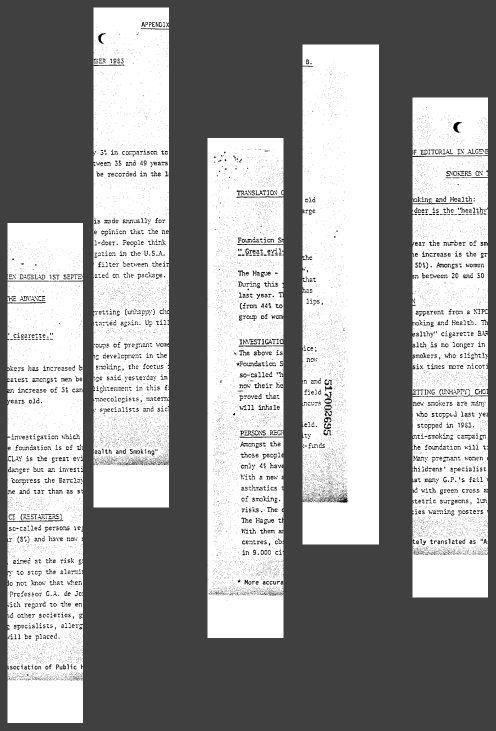
#> input picture data/unrotated_strips/0000009966_20261117_115656.png, 991 x 1461 px (shown at 1/2 size)
$ python helper_run_reconstruction.py
#> lines starting #> are read from the running program, lines starting #| are printed output that depends on the picture; after the words box and inside, x2 and y2 are one past the last pixel; in counts of white or black regions, pixels touching at a corner belong together
### src/utils/io.py
from pathlib import Path
from typing import List
from datetime import datetime
import cv2
import numpy as np

class InvalidImageInputError(Exception):
    """Custom exception raised when file/folder input is invalid."""
    pass

class ImageSaveFailedError(Exception):
    """Custom exception raised when OpenCV fails to save the final image."""
    pass

VALID_EXTENSIONS = {
    ".jpg", ".jpeg", ".jpe", ".png", ".webp", ".bmp", ".dib", ".tiff", ".tif", ".jp2", ".pbm", ".pgm", ".ppm", ".pxm", ".pnm",".exr", ".hdr", ".pic",".sr", ".ras"
}

# [42 lines left out: function get_valid_paths, not called in this run]

def read_image(path_obj: Path) -> np.ndarray:
    """
    Reads an image from the filesystem into a NumPy array.

    Args:
        path_obj (Path): The pathlib.Path object pointing to the image file.

    Returns:
        np.ndarray: A 4-channel (BGR) NumPy array representing the loaded image.

    Raises:
        InvalidImageInputError: If the file cannot be read or decoded into an image array.
    """

    array_img = cv2.imdecode(np.fromfile(str(path_obj), dtype=np.uint8), cv2.IMREAD_COLOR)
#> array_img is the input picture: shape (1461, 991, 3); min 0, max 255, mean 155.8

    if array_img is None:
        raise InvalidImageInputError(f"Failed to read the first image: {path_obj.name}")

    array_img = cv2.cvtColor(array_img, cv2.COLOR_BGR2BGRA)
#> array_img: shape (1461, 991, 4)

    return array_img

# [37 lines left out: function save_image_as_png, not called in this run]

### src/processing/fragment_extractor.py
import cv2
import numpy as np
from models import ImageFragment, EdgePixelAttributionOption, ExtractionMethod
from .image_splitter import split_image

def get_fragment_contours(
    original_image: np.ndarray,
    method: str = ExtractionMethod.FLOOD_FILL.value,
    min_fragment_area: int = 100,
    tolerance: int = 10,
    closing_kernel_size: int = 21
) -> tuple[np.ndarray, np.ndarray]:
    """
    Extracts fragments' contours using the selected method and creates contour masks.

    Args:
        original_image (np.ndarray): Image with fragments to find.
        method (str): Name of the selected extraction method.
        min_fragment_area (int): Minimal area of the fragments on the image in pixels.
        tolerance (int): Maximum color difference allowed when flooding the background (used only in FLOOD_FILL method).
        closing_kernel_size (int): Size of the structural element used for morphological closing to fill gaps (used only in OTSU method).

    Returns:
        tuple[np.ndarray, np.ndarray]: A tuple containing two masks:
            - fragments_mask (np.ndarray): Binary mask matrix where 1 represents a fragment
              and 0 represents the background.
            - contour_mask (np.ndarray): Binary mask matrix where 1 represents the fragments'
              contours and 0 represents the space inside or outside of the fragments.
    """
#> called with method = 'Background flood fill', min_fragment_area = 100, tolerance = 10, closing_kernel_size = 21

    if method == ExtractionMethod.FLOOD_FILL.value:
        foreground = flood_fill_foreground(original_image, tolerance)
#> in flood_fill_foreground, `bg_colour = border_median_colour(pixels)`: bg_colour = [64, 64, 64]
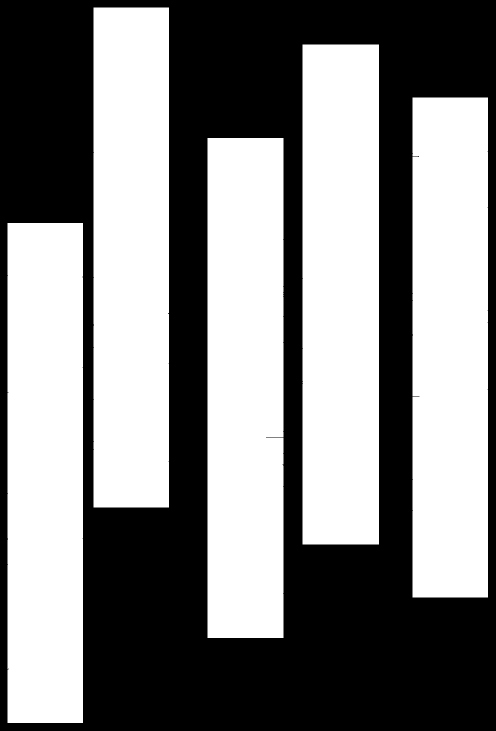
#> foreground: shape (1461, 991) (shown at 1/2 size); values 0 (black) and 1 (white), 52.3% white; 1 black region
    elif method == ExtractionMethod.OTSU.value:
        foreground = otsu_foreground(original_image, closing_kernel_size)
    else:
        raise ValueError(f"Unknown extraction method: {method}")

    height, width = original_image.shape[:2]
    fragments_mask = np.zeros((height, width), dtype=np.uint8)
    contour_mask = np.zeros((height, width), dtype=np.uint8)

    contours, _ = cv2.findContours(foreground, cv2.RETR_EXTERNAL, cv2.CHAIN_APPROX_SIMPLE)
#> contours = 5 contours; box (x1, y1, x2, y2) and area: (605, 89, 758, 1089) 151844, (415, 276, 567, 1276) 150766, (187, 15, 338, 1015) 149836, (15, 446, 166, 1446) 149834, (825, 195, 976, 1195) 149784
    contours = [c for c in contours if cv2.contourArea(c) >= min_fragment_area]

    cv2.drawContours(fragments_mask, contours, -1, 1, cv2.FILLED)
    cv2.drawContours(contour_mask, contours, -1, 1, 1)
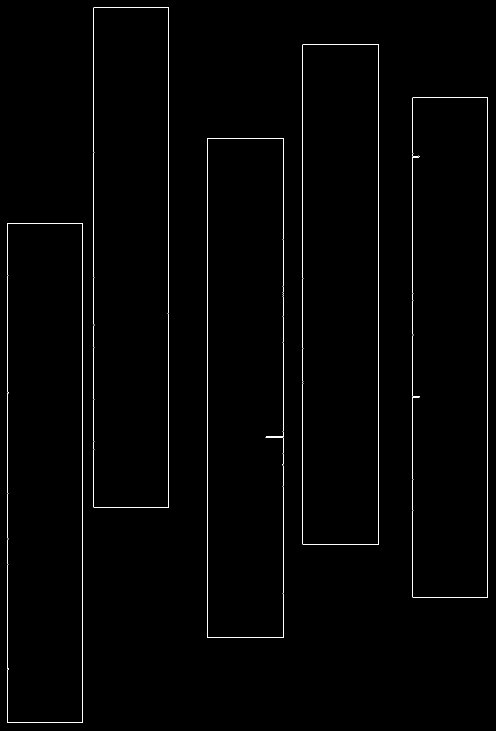
#> contour_mask: shape (1461, 991) (shown at 1/2 size); values 0 (black) and 1 (white), 0.8% white in thin lines or dots

    return fragments_mask, contour_mask

def flood_fill_foreground(original_image: np.ndarray, tolerance: int = 10) -> np.ndarray:
    """
    Floods the image's background to find the fragments' contours.

    Args:
        original_image (np.ndarray): Image with fragments to find.
        tolerance (int): Maximum color difference allowed when flooding the background.

    Returns:
        np.ndarray: Binary mask of the foreground where 1 represents the fragments and 0 represents the background.
    """

    if original_image.ndim == 2:
        pixels = np.ascontiguousarray(original_image)
    else:
        pixels = np.ascontiguousarray(original_image[..., :3])

    bg_colour = border_median_colour(pixels)
    framed = cv2.copyMakeBorder(pixels, 1, 1, 1, 1, cv2.BORDER_CONSTANT, value=bg_colour)

    height, width = framed.shape[:2]
    flood_mask = np.zeros((height + 2, width + 2), dtype=np.uint8)
    flags = 4 | cv2.FLOODFILL_MASK_ONLY | cv2.FLOODFILL_FIXED_RANGE | (1 << 8)
    diff = (tolerance,) * 3
    cv2.floodFill(framed, flood_mask, (0, 0), 0, diff, diff, flags)

    background = flood_mask[2:-2, 2:-2]
    return (background == 0).astype(np.uint8)

# [28 lines left out: function otsu_foreground, not called in this run]

def extract_fragments(
    original_image: np.ndarray,
    fragments_mask: np.ndarray
) -> list[ImageFragment]:
    """
    Converts a binary mask of fragments into a list of isolated ImageFragment objects.

    Args:
        original_image (np.ndarray): The source image array containing the fragments.
        fragments_mask (np.ndarray): A binary mask where 1 represents the fragments and 0 represents the background.

    Returns:
        list[ImageFragment]: A list of extracted image fragments with their bounding box data and alpha channels.
    """

    split_mask = (fragments_mask == 0).astype(np.uint8)
#> split_mask: shape (1461, 991); values 0 (black) and 1 (white), 47.7% white; 1 white region, box (x1, y1, x2, y2) and area: (0, 0, 991, 1461) 689971
    return split_image(original_image, split_mask, EdgePixelAttributionOption.DISAPPEAR.value)

def border_median_colour(image: np.ndarray) -> list[int]:
    """
    Calculates the median color of the pixels located exactly on the outer edges of the image.

    Args:
        image (np.ndarray): The image array to analyze.

    Returns:
        list[int]: A list representing the median color values across all color channels.
    """

    pixels = image.reshape(image.shape[0], image.shape[1], -1)
    border = np.concatenate([pixels[0], pixels[-1], pixels[:, 0], pixels[:, -1]])
    return [int(v) for v in np.median(border, axis=0)]

# [16 lines left out: function to_grayscale, not called in this run]

### src/processing/image_splitter.py
from models import ImageFragment, EdgePixelAttributionOption
import numpy as np
import cv2
import random

def split_image(
    original_image: np.ndarray,
    mask: np.ndarray,
    edge_pixel_option: str
) -> list[ImageFragment]:

    """
    Splits an image into individual fragments based on a provided split mask and resolves
    border pixels according to a specified attribution strategy.

    Border pixels are either dropped entirely, assigned to one of the pieces they neighbour
    randomly, or deterministically assigned to one of the pieces they neighbour so that all
    pixels laying on a given edge get attributed to the same piece.

    Each fragmented image is extracted into a cropped bounding box with a 10-pixel transparent
    padding and an appended alpha channel.

    Args:
        original_image (np.ndarray): The source image array from which to extract pixel data.
        mask (np.ndarray):  A binary mask where 0 represents the interior of the fragments and
                            1 represents the borders between fragments.
        edge_pixel_option (str):    The strategy for handling border pixels. Must match a valid
                                    `EdgePixelAttributionOption` value.

    Returns:
        list[ImageFragment]:    A list of extracted image fragments. Each fragment contains padded
                                image data with an alpha channel, along with its original x and y
                                coordinates.

    Raises:
        ValueError: If an unknown `edge_pixel_option` is provided.
    """
#> called with edge_pixel_option = 'None'

    # invert the mask: fragments become 1 (foreground), borders become 0 (background) in order to be supported by cv2.connectedComponentsWithStats
    pieces_mask = (mask == 0).astype(np.uint8)

    # identify distinct pieces and fetch their bounding boxes
    # connectivity=4 so that diagonal pixels aren't grouped if separated by a border
    num_labels, labels, stats, _ = cv2.connectedComponentsWithStats(
        pieces_mask,
        connectivity=4
    )
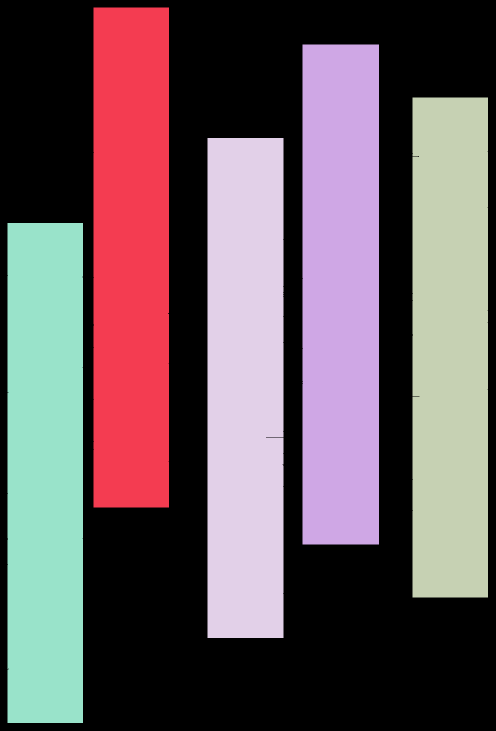
#> labels: shape (1461, 991) int32 (shown at 1/2 size); 6 distinct labels, from 0 to 5; one colour per label, 0 black
#> num_labels = 6; stats = [[0, 0, 991, 1461, 689971], [187, 15, 151, 1000, 150987], [605, 89, 153, 1000, 152996], [825, 195, 151, 1000, 150960], [415, 276, 152, 1000, 151951], [15, 446, 151, 1000, 150986]]

    # filter out noise (e.g. isolated pixels misclassified as pieces)
    valid_piece_ids = []
    for i in range(1, num_labels):
        if stats[i, cv2.CC_STAT_AREA] < 10:
            labels[labels == i] = 0
        else:
            valid_piece_ids.append(i)
#> after the loop, valid_piece_ids = [1, 2, 3, 4, 5]

    # save original labels to prevent border attribution from influencing subsequent neighbor detection
    original_piece_labels = labels.copy()

    # identify border pixels
    border_ys, border_xs = np.where(mask != 0)

    # apply the selected attribution strategy
    if edge_pixel_option == EdgePixelAttributionOption.DISAPPEAR.value:
        pass

    elif edge_pixel_option in (
        EdgePixelAttributionOption.RANDOM_ATTRIBUTION.value,
        EdgePixelAttributionOption.NON_RANDOM_ATTRIBUTION.value
    ):

        for y, x in zip(border_ys, border_xs):

            neighboring_labels = get_neighboring_piece_labels(
                y, x, original_piece_labels
            )

            # if edge pixel is only surrounded by edge pixels, get a label from these other edge pixels
            if not neighboring_labels:
                neighboring_labels = get_neighboring_piece_labels(
                    y, x, labels
                )

            if not neighboring_labels:
                continue

            if edge_pixel_option == EdgePixelAttributionOption.RANDOM_ATTRIBUTION.value:
                selected_label = random.choice(list(neighboring_labels))

            else:
                selected_label = min(neighboring_labels)

            labels[y, x] = selected_label

    else:
        raise ValueError(
            f"Unknown edge pixel attribution option: {edge_pixel_option}"
        )

    # extract fragments
    fragments = []
    padding = 10
    channels = original_image.shape[2]

    for i in valid_piece_ids:

        ys, xs = np.where(labels == i)

        if len(ys) == 0:
            continue

        # Calculate bounding box
        x, y = xs.min(), ys.min()
        w = xs.max() - x + 1
        h = ys.max() - y + 1

        # extract the exact mask and image crop for this specific piece
        piece_label_mask = (labels[y:y+h, x:x+w] == i)
        piece_crop = original_image[y:y+h, x:x+w]

        pad_h, pad_w = h + 2 * padding, w + 2 * padding

        # initialize a zeroed (transparent) array with an alpha channel
        fragment_data = np.zeros(
            (pad_h, pad_w, channels),
            dtype=np.uint8
        )

        # view into the center of the padded array where the piece will go
        target_region = fragment_data[
            padding:padding+h,
            padding:padding+w
        ]

        # map original pixels to the target region using the boolean mask
        for ch in range(channels-1):
            target_region[piece_label_mask, ch] = (
                piece_crop[:, :, ch][piece_label_mask]
            )

        # set alpha channel to fully opaque for the piece pixels
        target_region[piece_label_mask, channels-1] = 255

        fragments.append(ImageFragment(
            data=fragment_data,
            original_x=x,
            original_y=y
        ))
#> this loop made 5 passes
#> (x, y, w, pad_w) on passes 1 to 5: (187, 15, 151, 171), (605, 89, 153, 173), (825, 195, 151, 171), (415, 276, 152, 172), (15, 446, 151, 171)
#> pass 1, in split_image, `piece_crop = original_image[y:y+h, x:x+w]`:
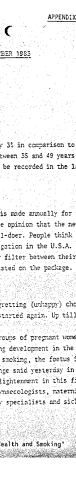
#> piece_crop: shape (1000, 151, 4) (shown at 1/2 size); mean B, G, R, A 239, 239, 239, 255
#> after the loop:
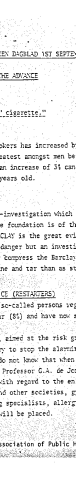
#> target_region: shape (1000, 151, 4) (shown at 1/2 size); mean B, G, R, A 237.5, 237.5, 237.5, 255
#> after the loop, fragments = 5 items

    return fragments

# [35 lines left out: function get_neighboring_piece_labels, not called in this run]

### src/reconstruction_algorithms/pairwise_matching.py
import numpy as np
import cv2
from models import ImageFragment

def count_left_blank_columns(cropped_data: np.ndarray, color_diff_threshold: int = 30) -> int:
    """
    Counts contiguous blank columns starting from the left edge.
    A column is blank if very few pixels differ significantly from the column's base color.
    """
    gray = cv2.cvtColor(cropped_data[:, :, :3], cv2.COLOR_BGR2GRAY)

    blank_count = 0
    h, w = gray.shape

    # allow up to 5% of the column's pixels to be dark spots (dust/noise)
    noise_tolerance = h * 0.05

    for col_idx in range(w):
        col_data = gray[:, col_idx]

        # calculate the base background color of this specific column
        col_median = np.median(col_data)

        # count how many pixels differ from the base color to a large extent
        diff = np.abs(col_data.astype(np.int32) - int(col_median))
        outliers = np.count_nonzero(diff > color_diff_threshold)

        # if there are very few differing pixels, it's a blank column
        if outliers <= noise_tolerance:
            blank_count += 1
        else:
            break

    return blank_count

def reconstruct_unrotated_strips(fragments_list: list[ImageFragment]):
    # dont handle empty fragment list
    if not fragments_list:
        return None

    # 1. extract edge data for each fragment
    # for each fragment we extract (for each of 2 side borders) a chain of pixel brightnesses
    # save those into a list: fragment (object), left pixel chain, right pixel chain

    processed_fragments = []
    for fragment in fragments_list:
        data = fragment.data

        # extract the alpha channel to find the visible bounds
        alpha = data[:, :, 3]

        # find indices of columns that have at least one visible (non-transparent) pixel
        valid_cols = np.where(np.any(alpha > 0, axis=0))[0]
        if len(valid_cols) == 0:
            continue  # skip entirely transparent fragments

        left_col_idx = valid_cols[0]
        right_col_idx = valid_cols[-1]

        # crop the fragment data to remove transparent side padding
        cropped_data = data[:, left_col_idx:right_col_idx + 1, :]

        # extract left and right edge pixels (ignoring the alpha channel for matching)
        left_edge_bgr = cropped_data[:, 0, :3]
        right_edge_bgr = cropped_data[:, -1, :3]

        # convert the edges to chains of pixel brightness (grayscale)
        # reshape to (H, 1, 3) to use cv2.cvtColor, then flatten to a 1D float array
        left_chain = cv2.cvtColor(left_edge_bgr.reshape(-1, 1, 3), cv2.COLOR_BGR2GRAY).flatten().astype(np.float32)
        right_chain = cv2.cvtColor(right_edge_bgr.reshape(-1, 1, 3), cv2.COLOR_BGR2GRAY).flatten().astype(np.float32)

        # combine them into a dictionary with the fragment and cropped data
        processed_fragments.append({
            'fragment': fragment,
            'cropped_data': cropped_data,
            'left_chain': left_chain,
            'right_chain': right_chain
        })
#> this loop made 5 passes
#> right_col_idx on passes 1 to 5: 160, 162, 160, 161, 160
#> pass 1, in reconstruct_unrotated_strips, `alpha = data[:, :, 3]`:
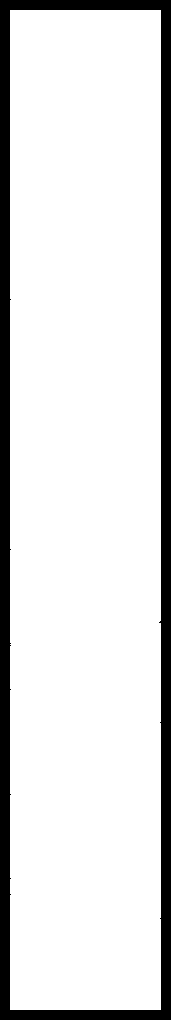
#> alpha: shape (1020, 171); 86.6% white; 1 black region, box (x1, y1, x2, y2) and area: (0, 0, 171, 1020) 23433
#> after the loop, processed_fragments = 5 items

    # 2. find the true left edge (most blank lines on the left)
    best_anchor_idx = 0
    max_blank_cols = -1

    for i, pf in enumerate(processed_fragments):
        # count how many contiguous background-color columns exist starting from the left edge
        blank_cols = count_left_blank_columns(pf['cropped_data'])
        if blank_cols > max_blank_cols:
            max_blank_cols = blank_cols
            best_anchor_idx = i
#> this loop made 5 passes
#> (w in count_left_blank_columns, blank_cols, max_blank_cols, best_anchor_idx) on passes 1, 4: (151, 0, 0, 0), (152, 11, 11, 3)
#> after the loop, best_anchor_idx = 3; max_blank_cols = 11

    # 3. deciding which strips to connect with each other
    # placeholder (very weak algorithm): we take 1 piece, check match with every other piece, match it to the best one
    # repeat until all fragments are matched

    # we maintain a growing list of assembled pieces, starting with the first one,
    # and attach the best matching piece to its right side until all are used

    # start with the piece with most blank lines on the left
    assembled = [processed_fragments.pop(best_anchor_idx)]
    unmatched = processed_fragments
#> unmatched = 4 items

    while unmatched:
        best_match_score = float('inf')
        best_match_idx = -1
        attach_to_left = False

        # the exposed right edge of our currently assembled block
        assembled_edge = assembled[-1]['right_chain']

        for i, cand in enumerate(unmatched):
            cand_left = cand['left_chain']

            # score candidate's LEFT edge against the assembled RIGHT edge
            score = np.sum((cand_left - assembled_edge) ** 2)

            if score < best_match_score:
                best_match_score = score
                best_match_idx = i
                attach_to_left = False

        # remove the best candidate from unmatched and add it to our assembled list
        best_candidate = unmatched.pop(best_match_idx)

        if attach_to_left:
            assembled.insert(0, best_candidate)
        else:
            assembled.append(best_candidate)
#> this loop made 4 passes
#> after the loop, assembled = 5 items

    # 4. visually combine those into a full picture and return it (OpenCV BGRA format)
    # since they are vertical strips of equal height, we can horizontally stack the cropped data arrays
    images_to_combine = [item['cropped_data'] for item in assembled]
#> images_to_combine = 5 items
    reconstructed_image = np.hstack(images_to_combine)
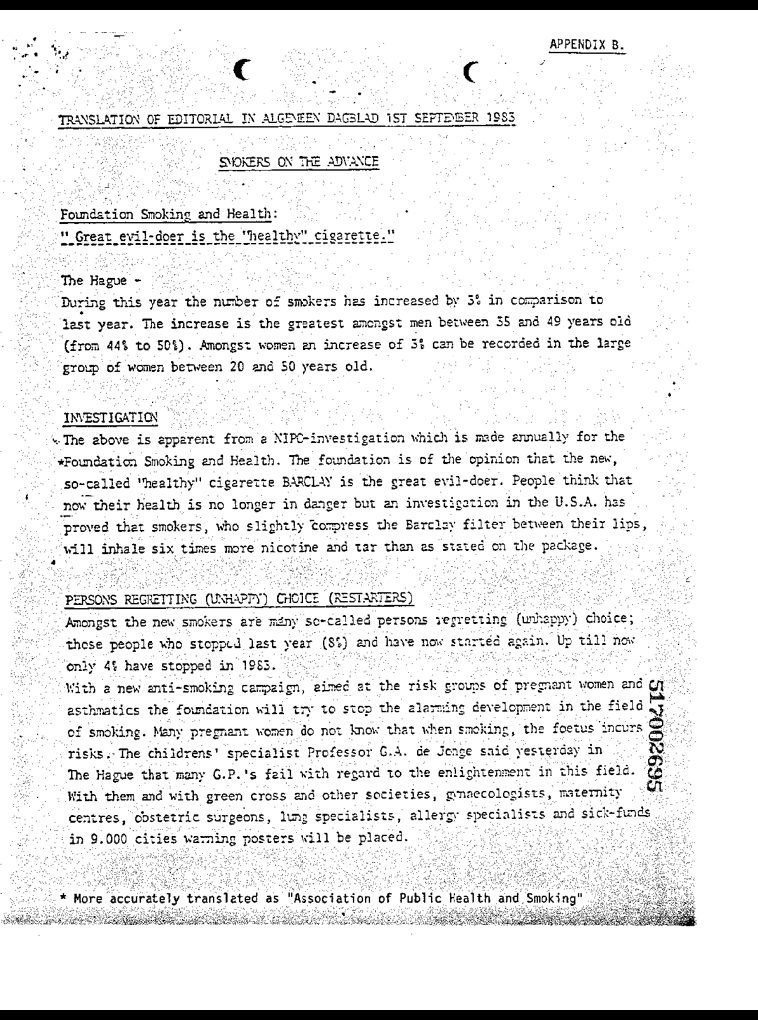
#> reconstructed_image: shape (1020, 758, 4); mean of channels 0, 1, 2, 3 234.6, 234.6, 234.6, 250; drawn as B, G, R

    return reconstructed_image

### src/reconstruction_algorithms/helper_run_reconstruction.py
from pathlib import Path
import cv2
import sys

# fix imports
root_dir = Path(__file__).resolve().parent.parent
if str(root_dir) not in sys.path:
    sys.path.insert(0, str(root_dir))

from utils import read_image
from processing import get_fragment_contours, extract_fragments
from models import ExtractionMethod
from reconstruction_algorithms import reconstruct_unrotated_strips

if __name__=="__main__":
    path = root_dir.parent / "data/unrotated_strips/0000009966_20261117_115656.png"
    # [9 lines of commented-out code are left out]
    image_matrix = read_image(path)

    # extract fragments through the extracting function into a list
    extraction_mask, contour_mask = get_fragment_contours(image_matrix, ExtractionMethod.FLOOD_FILL)
    extracted_fragments = extract_fragments(image_matrix, extraction_mask)

    # pass this into pairwise matching algorithm
    result_image = reconstruct_unrotated_strips(extracted_fragments)

    # display result image
    cv2.namedWindow("Test Viewer", cv2.WINDOW_NORMAL)
    cv2.resizeWindow("Test Viewer", 400, 600)
    cv2.imshow("Test Viewer", result_image)
    cv2.waitKey(0) # wait indefinitely for a keystroke
    cv2.destroyAllWindows() # close the window once a key is pressed
